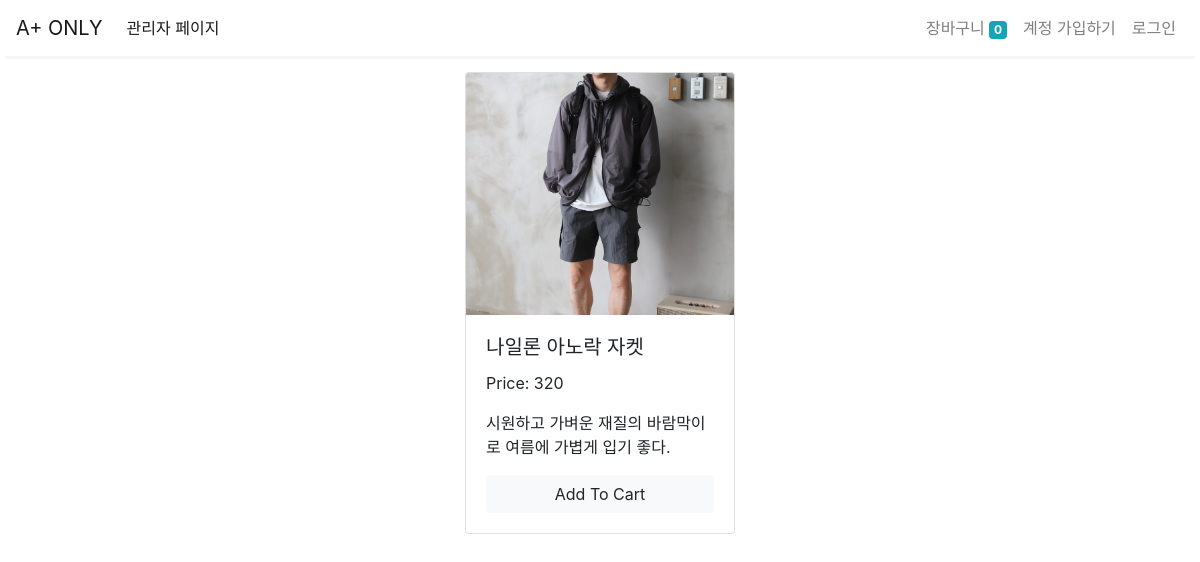
Page /detail/5/ on the committed database.
### store/models/product.py (models this page shows, shortened)
class Product(models.Model):
    name = models.CharField(max_length=50)
    price = models.IntegerField(default=0)
    category = models.ForeignKey(Category, on_delete=models.CASCADE, default=1)
    description = models.CharField(max_length=300, default='' , null=True , blank=True)
    image = models.ImageField(upload_to='uploads/products/')

### store/views/detail.py (the view)
# urls.py: path('detail/<int:product_id>/', product_detail, name='detail'),
def product_detail(request, product_id):
    product = get_object_or_404(Product, id=product_id)
    context = {'product': product}
    return render(request, 'detail.html', context)

### store/templates/detail.html (shortened to what this page needs)
{% extends 'base.html' %}
{% block content %}
<div class="container-fluid mt-3">
    <div class="row">
        <div class="col-lg-3 mx-auto">
            <div class="card">
                <img class="card-img-top" src="{{ product.image.url }}" alt="Product Image">
                <div class="card-body">
                    <h5 class="card-title">{{ product.name }}</h5>
                    <p class="card-text">Price: {{ product.price }}</p>
                    <p class="card-text">{{ product.description }}</p>
                    <form action="/#{{product.id}}" method="POST" class="btn-block">
							<input type="submit" class="float-right btn btn-light  form-control"
								value="Add To Cart">
						</form>
                </div>
            </div>
        </div>
    </div>
</div>
{% endblock %}

### rows in the picture
Product: image (picture), name "나일론 아노락 자켓", price "320", description "시원하고 가벼운 재질의 바람막이로 여름에 가볍게 입기 좋다."

### other values in the picture
{{ request.session.cart.keys|length }} "0"
